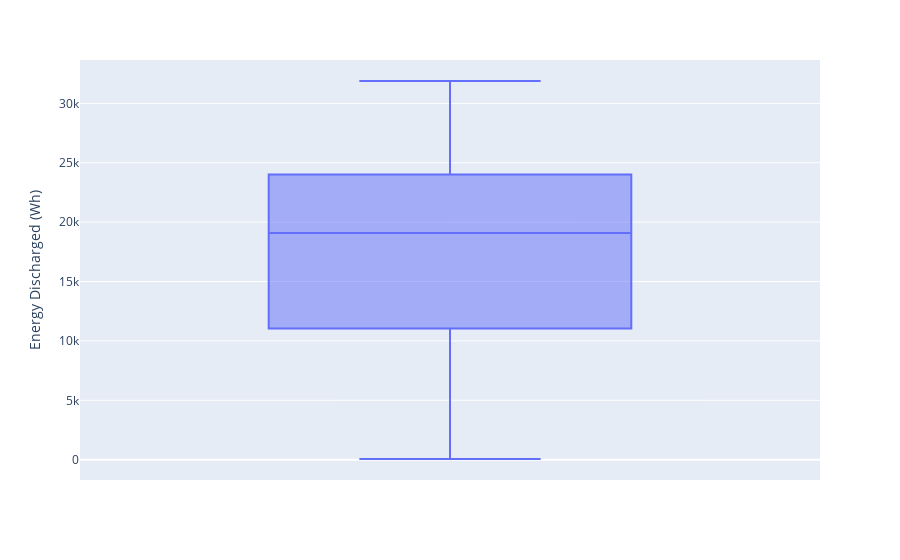

This figure's notebook cell:
### Markdown cell above
As we can see, the median of the value is a little higher and the above percentile is narrower than the bottom one. It means that there are more values higher than the median value and less lower, hence the median is shifted above.

### Code cell
import plotly.express as px
df = px.data.tips()
fig = px.box(df_train, y="Energy Discharged (Wh)")
fig.show()

### Figure 1 — Plotly figure (JSON) as saved in the notebook; plotly's stock layout.template omitted (floating-point values rounded to 4 significant figures; data arrays with more than 128 entries replaced by an {"elided": "..."} marker saying what was removed)
{"data": [{"alignmentgroup": "True", "hovertemplate": "Energy Discharged (Wh)=%{y}<extra></extra>", "legendgroup": "", "marker": {"color": "#636efa"}, "name": "", "notched": false, "offsetgroup": "", "orientation": "v", "showlegend": false, "type": "box", "x0": " ", "xaxis": "x", "y": {"elided": "393 int values"}, "y0": " ", "yaxis": "y"}], "layout": {"boxmode": "group", "legend": {"tracegroupgap": 0}, "margin": {"t": 60}, "xaxis": {"anchor": "y", "domain": [0, 1]}, "yaxis": {"anchor": "x", "domain": [0, 1], "title": {"text": "Energy Discharged (Wh)"}}}}
